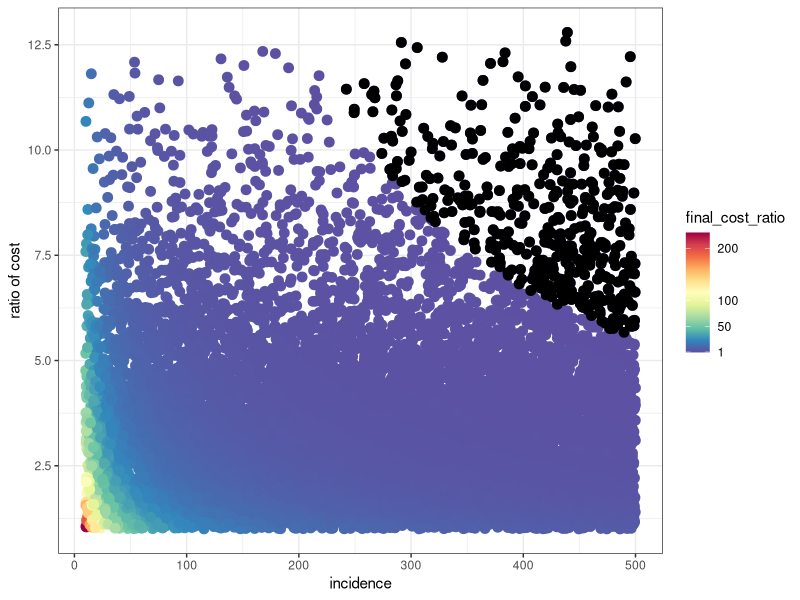

This figure's R source:
require(ggplot2)
library("RColorBrewer")

cost_ratio <- vector()
v_cost_ratio <- vector()
incidence <- vector()

birth_cohort <- 100000
immunity_duration <- 20

for(i in 1:10000){

cost_PrEP_birth <- runif(1,5,20)
cost_PEP_2 <- cost_PrEP_birth

cost_PEP_4 <- cost_PrEP_birth + cost_PEP_2 + runif(1,0,120)

cost_ratio[i] <- cost_PEP_4/(cost_PrEP_birth + cost_PEP_2)

incidence[i] <- runif(1,10,500)

v_cost_PrEP_birth <- cost_PrEP_birth*birth_cohort
v_cost_PEP_2 <- incidence[i]*immunity_duration*cost_PEP_2

v_cost_PEP_4 <- incidence[i]*immunity_duration*cost_PEP_4

v_cost_ratio[i] <- (v_cost_PrEP_birth + v_cost_PEP_2)/v_cost_PEP_4

}


alldata <- data.frame(incidence = incidence, cost_ratio = cost_ratio, final_cost_ratio = v_cost_ratio)


myPalette <- colorRampPalette(rev(brewer.pal(11, "Spectral")))
my.labels <- c(ceiling(1.5*min(alldata$final_cost_ratio)),50,100,200)
sc <- scale_colour_gradientn(colours = myPalette(100), limits=c(min(v_cost_ratio), max(v_cost_ratio)), breaks=my.labels, labels=my.labels)

main <- ggplot(alldata) + geom_point(data=alldata,aes(x = incidence, y = cost_ratio, color = final_cost_ratio), size=3) + sc + ylab("ratio of cost") + theme_bw()
   # geom_point(aes(x = 24, y = 1), size=3, pch=3, col="black")  + annotate("text", x = 24, y = 1.5, label = "Tanzania")

pdf("figs/PrEP_sim.pdf", onefile = TRUE, height = 4, width = 7)
main + geom_point(data=alldata[which(alldata$final_cost_ratio<1),],aes(x = incidence, y = cost_ratio), size=3, colour='black')
dev.off()

#ggsave(filename = "figs/PrEP_sim.pdf",  width = 4, height = 4, units="cm")


